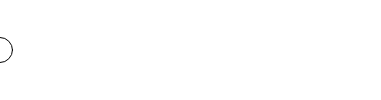
Frame 1 (no input)
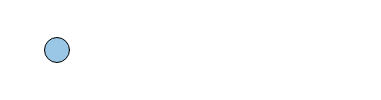
Frame 60 (no input)
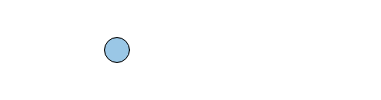
Frame 120 (the mouse pressed at the canvas centre since frame 60)

The p5.js sketch that drew these frames (run headless with seeded random() and noise() and a simulated clock; from frame 60 on, the mouse is pressed at the canvas centre):

// p5.js sketch
// ── sketch.js
var counter = 0;
var balldir = false;

function setup() {
  createCanvas(381,100);
}

function draw() {
  background(255);
/* adding background will redraw the color so the ball doesn't leave a trail of black behind it. */
//counter = counter + 1;
  console.log(counter);
  ellipse(counter, height/2,25,25);
    //the ball
    
    if(counter < 0) { //limitone: if counter is less than 0, 
     balldir = true;
     console.log("left hit: " + counter)};
    
    if(counter > width) { //limittwo: if bigger than the width
    balldir = false;
    console.log("right hit: " + counter)};
    
    if(balldir == true) {
    counter = counter + 1; }
    else{ (counter = counter - 1); }
    //a faster way to the bounce back thing than false and true. 
   
    /* if(counter >= 0 && counter <= 127) {fill(154,199,230);}
    else if(counter > 127 && counter <= 254) {fill(200,0,15);}
    else if{(counter > 254 && counter < width){fill(40,125,43);}
    else{fill("yellow");} */
    
    
   
    if(counter > 0 && counter < 127) {fill(154,199,230)}
    else if(counter > 127 && counter < 254) {fill(200,0,15)}
    else if(counter > 254 && counter < width){fill(40,125,43)}
    else{ fill("yellow")} 
    //ball will flash to yellow when none of the previous are true. Unless....
   
   /* 
   //if(counter == width/2) { fill(154, 199, 230);}
   //after the ball crosses a certain boundary, it changes color 
    
    //if(balldir == true) {
    //counter = counter + 1; }
    //ball direction will move forward if balldir is true
    //if(balldir == false) {
    //counter = counter - 1; }
    //ball direction will move backward if balldir is false
    
 
    // if(counter < width) { counter = counter + 1;}
    /*makes ball move faster?? */ 
    
    // if(counter > width) { counter = 0;}
  /* If the counter is greater than the canvas width, then counter is reset to 0. 
  That means that the ball stops and rests
  This will....? */

    
/* In console, you will see that once it gets to 500, (the width defined in the canvas) it just keeps printing */
}
